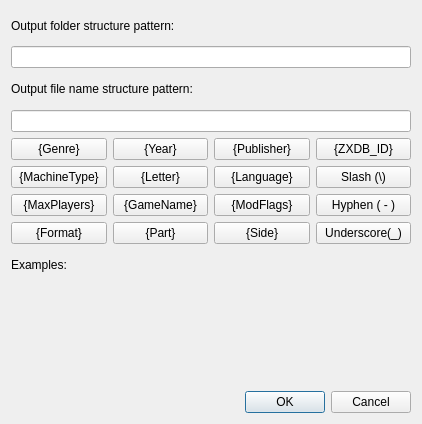
<?xml version="1.0" encoding="UTF-8"?>
<ui version="4.0">
 <class>Dialog</class>
 <widget class="QDialog" name="Dialog">
  <property name="geometry">
   <rect>
    <x>0</x>
    <y>0</y>
    <width>422</width>
    <height>424</height>
   </rect>
  </property>
  <property name="windowTitle">
   <string>Edit output folder structure</string>
  </property>
  <layout class="QGridLayout" name="gridLayout">
   <item row="0" column="0" colspan="2">
    <widget class="QLabel" name="label">
     <property name="text">
      <string>Output folder structure pattern:</string>
     </property>
    </widget>
   </item>
   <item row="6" column="1">
    <widget class="QPushButton" name="btnYear">
     <property name="focusPolicy">
      <enum>Qt::NoFocus</enum>
     </property>
     <property name="text">
      <string>{Year}</string>
     </property>
    </widget>
   </item>
   <item row="8" column="1">
    <widget class="QPushButton" name="btnGameName">
     <property name="focusPolicy">
      <enum>Qt::NoFocus</enum>
     </property>
     <property name="text">
      <string>{GameName}</string>
     </property>
    </widget>
   </item>
   <item row="7" column="1">
    <widget class="QPushButton" name="btnLetter">
     <property name="focusPolicy">
      <enum>Qt::NoFocus</enum>
     </property>
     <property name="text">
      <string>{Letter}</string>
     </property>
    </widget>
   </item>
   <item row="6" column="3">
    <widget class="QPushButton" name="btnZXDB_ID">
     <property name="focusPolicy">
      <enum>Qt::NoFocus</enum>
     </property>
     <property name="text">
      <string>{ZXDB_ID}</string>
     </property>
    </widget>
   </item>
   <item row="8" column="3">
    <widget class="QPushButton" name="btnHyphen">
     <property name="focusPolicy">
      <enum>Qt::NoFocus</enum>
     </property>
     <property name="text">
      <string>Hyphen ( - )</string>
     </property>
    </widget>
   </item>
   <item row="3" column="0" colspan="4">
    <widget class="QLineEdit" name="txtOutputFileNameStructure">
     <property name="text">
      <string/>
     </property>
    </widget>
   </item>
   <item row="2" column="0" colspan="2">
    <widget class="QLabel" name="label_3">
     <property name="text">
      <string>Output file name structure pattern:</string>
     </property>
    </widget>
   </item>
   <item row="6" column="0">
    <widget class="QPushButton" name="btnGenre">
     <property name="focusPolicy">
      <enum>Qt::NoFocus</enum>
     </property>
     <property name="text">
      <string>{Genre}</string>
     </property>
    </widget>
   </item>
   <item row="12" column="1" colspan="3">
    <widget class="QDialogButtonBox" name="buttonBox">
     <property name="focusPolicy">
      <enum>Qt::NoFocus</enum>
     </property>
     <property name="orientation">
      <enum>Qt::Horizontal</enum>
     </property>
     <property name="standardButtons">
      <set>QDialogButtonBox::Cancel|QDialogButtonBox::Ok</set>
     </property>
    </widget>
   </item>
   <item row="9" column="0">
    <widget class="QPushButton" name="btnFormat">
     <property name="focusPolicy">
      <enum>Qt::NoFocus</enum>
     </property>
     <property name="text">
      <string>{Format}</string>
     </property>
    </widget>
   </item>
   <item row="8" column="0">
    <widget class="QPushButton" name="btnNumberOfPlayers">
     <property name="focusPolicy">
      <enum>Qt::NoFocus</enum>
     </property>
     <property name="text">
      <string>{MaxPlayers}</string>
     </property>
    </widget>
   </item>
   <item row="9" column="3">
    <widget class="QPushButton" name="btnUnderscore">
     <property name="focusPolicy">
      <enum>Qt::NoFocus</enum>
     </property>
     <property name="text">
      <string>Underscore(_)</string>
     </property>
    </widget>
   </item>
   <item row="7" column="3">
    <widget class="QPushButton" name="btnSlash">
     <property name="focusPolicy">
      <enum>Qt::NoFocus</enum>
     </property>
     <property name="text">
      <string>Slash (\)</string>
     </property>
    </widget>
   </item>
   <item row="8" column="2">
    <widget class="QPushButton" name="btnModFlags">
     <property name="focusPolicy">
      <enum>Qt::NoFocus</enum>
     </property>
     <property name="text">
      <string>{ModFlags}</string>
     </property>
    </widget>
   </item>
   <item row="7" column="2">
    <widget class="QPushButton" name="btnLanguage">
     <property name="focusPolicy">
      <enum>Qt::NoFocus</enum>
     </property>
     <property name="text">
      <string>{Language}</string>
     </property>
    </widget>
   </item>
   <item row="6" column="2">
    <widget class="QPushButton" name="btnPublisher">
     <property name="focusPolicy">
      <enum>Qt::NoFocus</enum>
     </property>
     <property name="text">
      <string>{Publisher}</string>
     </property>
    </widget>
   </item>
   <item row="9" column="2">
    <widget class="QPushButton" name="btnSide">
     <property name="focusPolicy">
      <enum>Qt::NoFocus</enum>
     </property>
     <property name="text">
      <string>{Side}</string>
     </property>
    </widget>
   </item>
   <item row="7" column="0">
    <widget class="QPushButton" name="btnMachineType">
     <property name="focusPolicy">
      <enum>Qt::NoFocus</enum>
     </property>
     <property name="text">
      <string>{MachineType}</string>
     </property>
    </widget>
   </item>
   <item row="1" column="0" colspan="4">
    <widget class="QLineEdit" name="txtOutputFolderStructure"/>
   </item>
   <item row="9" column="1">
    <widget class="QPushButton" name="btnPart">
     <property name="focusPolicy">
      <enum>Qt::NoFocus</enum>
     </property>
     <property name="text">
      <string>{Part}</string>
     </property>
    </widget>
   </item>
   <item row="10" column="0">
    <widget class="QLabel" name="label_2">
     <property name="text">
      <string>Examples:</string>
     </property>
    </widget>
   </item>
   <item row="11" column="0" colspan="4">
    <widget class="QLabel" name="lblExample">
     <property name="sizePolicy">
      <sizepolicy hsizetype="Expanding" vsizetype="Preferred">
       <horstretch>0</horstretch>
       <verstretch>0</verstretch>
      </sizepolicy>
     </property>
     <property name="minimumSize">
      <size>
       <width>0</width>
       <height>100</height>
      </size>
     </property>
     <property name="text">
      <string/>
     </property>
     <property name="alignment">
      <set>Qt::AlignLeading|Qt::AlignLeft|Qt::AlignTop</set>
     </property>
     <property name="wordWrap">
      <bool>true</bool>
     </property>
    </widget>
   </item>
  </layout>
 </widget>
 <tabstops>
  <tabstop>txtOutputFolderStructure</tabstop>
  <tabstop>txtOutputFileNameStructure</tabstop>
 </tabstops>
 <resources/>
 <connections>
  <connection>
   <sender>buttonBox</sender>
   <signal>accepted()</signal>
   <receiver>Dialog</receiver>
   <slot>accept()</slot>
   <hints>
    <hint type="sourcelabel">
     <x>248</x>
     <y>254</y>
    </hint>
    <hint type="destinationlabel">
     <x>157</x>
     <y>274</y>
    </hint>
   </hints>
  </connection>
  <connection>
   <sender>buttonBox</sender>
   <signal>rejected()</signal>
   <receiver>Dialog</receiver>
   <slot>reject()</slot>
   <hints>
    <hint type="sourcelabel">
     <x>316</x>
     <y>260</y>
    </hint>
    <hint type="destinationlabel">
     <x>286</x>
     <y>274</y>
    </hint>
   </hints>
  </connection>
 </connections>
</ui>
